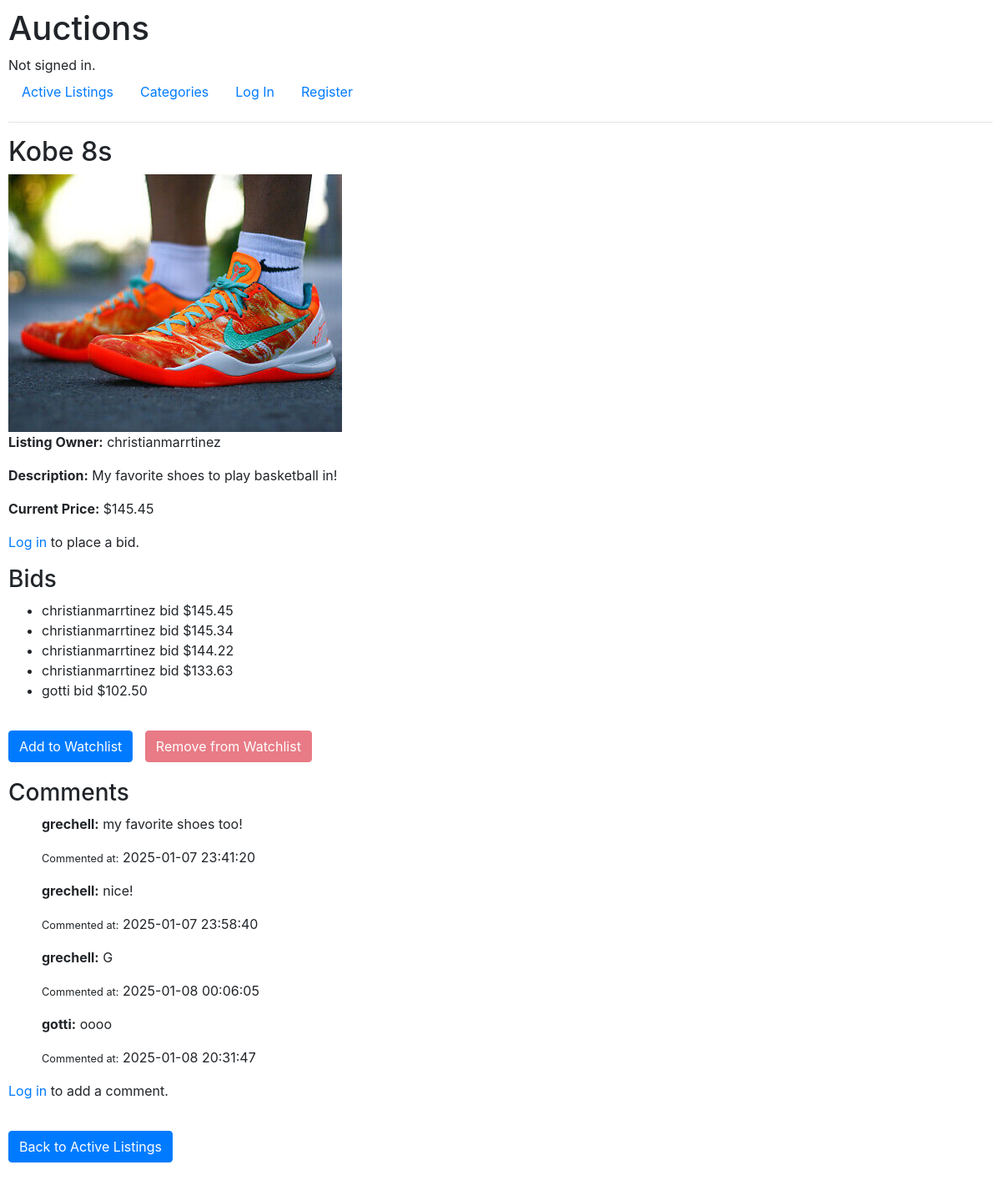
The app's page /listing/1/ with its own data.
### auctions/models.py (models this page shows, shortened)
class AuctionListing(models.Model):
    CATEGORY_CHOICES = [
        ('Fashion', 'Fashion'),
        ('Toys', 'Toys'),
        ('Electronics', 'Electronics'),
        ('Home', 'Home'),
    ]
    title = models.CharField(max_length=100)
    description = models.TextField()
    starting_bid = models.DecimalField(max_digits=10, decimal_places=2)
    current_price = models.DecimalField(max_digits=10, decimal_places=2, default=0)
    image = models.ImageField(upload_to='listing_images/', blank=True, null=True)
    category = models.CharField(max_length=20, choices=CATEGORY_CHOICES, blank=True, null=True)
    category_id = models.ForeignKey(Category, on_delete=models.CASCADE, related_name="listings", blank=True, null=True)
    is_active = models.BooleanField(default=True)
    owner = models.ForeignKey(User, on_delete=models.CASCADE, related_name="listings")
    created_at = models.DateTimeField(auto_now_add=True)

class User(AbstractUser):
    pass

class Bid(models.Model):
    listing = models.ForeignKey(AuctionListing, on_delete=models.CASCADE, related_name="bids")
    bidder = models.ForeignKey(User, on_delete=models.CASCADE, related_name="bids")
    amount = models.DecimalField(max_digits=10, decimal_places=2)
    timestamp = models.DateTimeField(auto_now_add=True)

class Comment(models.Model):
    listing = models.ForeignKey(AuctionListing, on_delete=models.CASCADE, related_name="comments")
    author = models.ForeignKey(User, on_delete=models.CASCADE, related_name="comments")
    content = models.TextField()
    timestamp = models.DateTimeField(auto_now_add=True)

### auctions/views.py (the view, shortened to what this page needs)
# urls.py: path("listing/<int:listing_id>/", views.listing, name="listing"),
def listing(request, listing_id):
    listing = get_object_or_404(AuctionListing, id=listing_id)
    bids = listing.bids.order_by('-amount')  # Get all bids for this listing, ordered by amount descending
    current_price = bids.first().amount if bids.exists() else listing.starting_bid
    if request.user.is_authenticated:
        user_timezone = pytz.timezone('US/Eastern')  # Defaulting to EST
    else:
        user_timezone = pytz.timezone('UTC')  # Use UTC for unauthenticated users
    comments = listing.comments.all().order_by('-timestamp')
    for comment in comments:
        comment.timestamp = comment.timestamp.astimezone(user_timezone)  # Convert timestamp to user's timezone
    winner = None
    is_user_winner = False
    if not listing.is_active and bids.exists():
        winner_bid = bids.first()
        if winner_bid:
            winner = winner_bid.bidder  # The bidder who placed the highest bid
            if request.user.is_authenticated and request.user == winner:
                is_user_winner = True
    if request.method == 'POST':
        if not request.user.is_authenticated:
            messages.error(request, "You must be logged in to place a bid.")
            return redirect('login')
        form = BidForm(request.POST)
        if form.is_valid():
            bid_amount = form.cleaned_data['amount']
            if bid_amount < listing.starting_bid:
                messages.error(request, "Your bid must be at least the starting bid.")
            elif bids.exists() and bid_amount <= bids.first().amount:
                messages.error(request, "Your bid must be higher than the current highest bid.")
            else:
                new_bid = form.save(commit=False)
                new_bid.listing = listing
                new_bid.bidder = request.user
                new_bid.save()
                listing.current_price = bid_amount
                listing.save()
                messages.success(request, "Your bid was placed successfully.")
                return redirect('listing', listing_id=listing_id)
        if 'comment' in request.POST:
            comment_content = request.POST.get('comment_content')
            if comment_content:
                comment = Comment(listing=listing, author=request.user, content=comment_content)
                comment.save()
                messages.success(request, "Your comment was added.")
                return redirect('listing', listing_id=listing.id)
    else:
        form = BidForm()
    listing_watchlist_users = listing.watchlist_entries.values_list('user', flat=True)
    comments = listing.comments.all().order_by('-timestamp')  # Fetch comments ordered by timestamp
    context = {
        'listing': listing,
        'bids': bids,
        'form': form,
        'current_price': current_price,
        'listing_watchlist_users': listing_watchlist_users,
        'winner': winner,
        'is_user_winner': is_user_winner,
        'comments': comments,
    }
    return render(request, 'auctions/listing.html', context)

### auctions/templates/auctions/listing.html (shortened to what this page needs)
{% extends "auctions/layout.html" %}
{% load tz %}
{% load static %}
{% block body %}
<h2>{{ listing.title }}</h2>
{% if listing.image %}
  <img src="{{ listing.image.url }}" alt="{{ listing.title }}" style="max-width: 100%;">
{% endif %}
<p><strong>Listing Owner:</strong> {{ listing.owner.username }}</p>
<p><strong>Description:</strong> {{ listing.description }}</p>
<p><strong>Current Price:</strong> ${{ current_price }}</p>
{% if user.is_authenticated %}
    <h3>Place a Bid</h3>
    <form method="POST">
        {% csrf_token %}
        <input
            type="number"
            name="amount"
            class="form-control bid-input"
            placeholder="00.00"
            step="0.01"
            min="0.01"
            required>
        <button type="submit" class="btn btn-primary">Place Bid</button>
    </form>
    {% if messages %}
        <ul>
            {% for message in messages %}
                <li{% if message.tags %} class="{{ message.tags }}"{% endif %}>{{ message }}</li>
            {% endfor %}
        </ul>
    {% endif %}
{% else %}
    <p><a href="{% url 'login' %}">Log in</a> to place a bid.</p>
{% endif %}
<h3>Bids</h3>
{% if bids %}
    <ul>
    {% for bid in bids %}
        <li>{{ bid.bidder.username }} bid ${{ bid.amount }}</li>
    {% endfor %}
    </ul>
{% else %}
    <p>No bids yet. Be the first to bid!</p>
{% endif %}
<form action="{% url 'toggle_watchlist' listing.id %}" method="post" style="display: inline-block;">
    <button
        type="submit"
        name="action"
        value="add"
        class="btn btn-primary"
        {% if user.id in listing_watchlist_users %}disabled{% endif %}>
        Add to Watchlist
    </button>
</form>
<form action="{% url 'toggle_watchlist' listing.id %}" method="post" style="display: inline-block; margin-left: 10px;">
    <button
        type="submit"
        name="action"
        value="remove"
        class="btn btn-danger"
        {% if user.id not in listing_watchlist_users %}disabled{% endif %}>
        Remove from Watchlist
    </button>
</form>
<h3>Comments</h3>
{% if comments %}
    <ul>
    {% for comment in listing.comments.all %}
        <div class="comment">
            <p><strong>{{ comment.author.username }}:</strong> {{ comment.content }}</p>
            <p><small>Commented at:</small> {{ comment.timestamp|localtime|date:"Y-m-d H:i:s" }}</p>
        </div>
{% endfor %}
    </ul>
{% else %}
    <p>No comments yet. Be the first to comment!</p>
{% endif %}
{% if user.is_authenticated %}
    <h3>Add a Comment</h3>
    <form method="POST">
        {% csrf_token %}
        <textarea name="comment_content" class="form-control" rows="4" placeholder="Write your comment here..." required></textarea>
        <button type="submit" name="comment" value="1" class="btn btn-primary">Add Comment</button>
    </form>
{% else %}
    <p><a href="{% url 'login' %}">Log in</a> to add a comment.</p>
{% endif %}
<a href="{% url 'index' %}" class="btn btn-primary">Back to Active Listings</a>
{% endblock %}

### auctions/static/auctions/styles.css (style rules this page uses)
body { padding: 10px; }
.btn-primary { margin-top: 20px; margin-bottom: 20px; }

### records on screen
AuctionListing: title "Kobe 8s", image (picture), owner.username "christianmarrtinez", description "My favorite shoes to play basketball in!"
Bid: amount "145.45", bidder.username "christianmarrtinez"
Bid: bidder.username "christianmarrtinez", amount "145.34"
Bid: bidder.username "christianmarrtinez", amount "144.22"
Bid: bidder.username "christianmarrtinez", amount "133.63"
Bid: bidder.username "gotti", amount "102.50"
Comment: author.username "grechell", content "my favorite shoes too!", timestamp "2025-01-07 23:41:20"
Comment: author.username "grechell", content "nice!", timestamp "2025-01-07 23:58:40"
Comment: author.username "grechell", content "G", timestamp "2025-01-08 00:06:05"
Comment: author.username "gotti", content "oooo", timestamp "2025-01-08 20:31:47"
